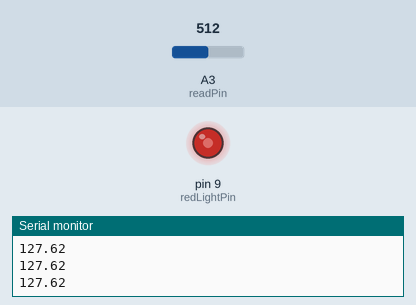
Recording of a sketch running on a simulated Arduino Uno, built with avr-gcc and run on an emulated ATmega328P. Parts: output pins drawn as LEDs (lit = HIGH), the last lines printed to the serial monitor. Inputs (shaded band) come from the test bench; at power-on: A3 (readPin) = 512.

Above: at 1.2 s.
1.3 s: A3 (readPin) set to 716
At 2.5 s:
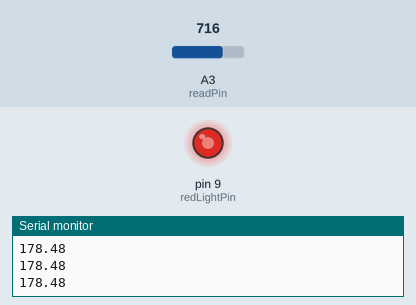
2.8 s: A3 (readPin) set to 900
At 3.6 s:
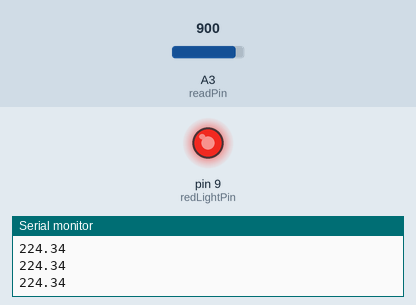
4.3 s: A3 (readPin) set to 122
At 4.6 s:
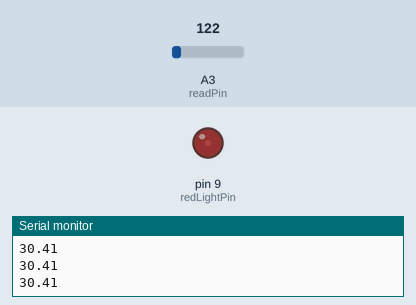
5.8 s: A3 (readPin) set to 0
At 6.9 s:
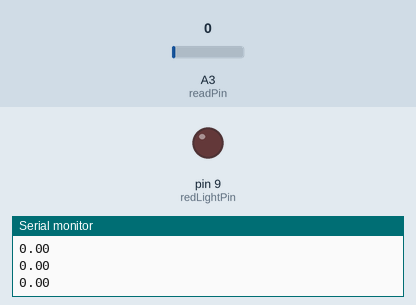
7.3 s: A3 (readPin) set to 511
At 8.2 s:
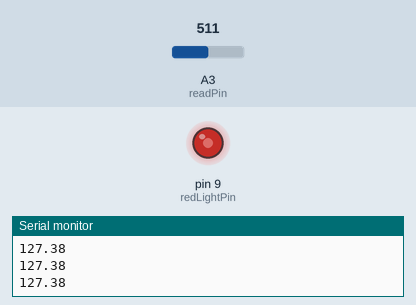
Timing chart, 0 to 9.8 s (numbered marks = the images above; inputs shaded):
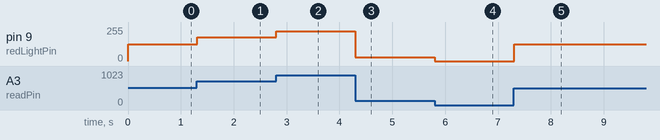

Measured:
- after the input at 1.3 s, pin 9 (redLightPin): 127/255 → 178/255 at once
- after the input at 2.8 s, pin 9 (redLightPin): 178/255 → 224/255 at once
- after the input at 4.3 s, pin 9 (redLightPin): 224/255 → 30/255 at once
- after the input at 5.8 s, pin 9 (redLightPin): 30/255 → 0/255 at once
- after the input at 7.3 s, pin 9 (redLightPin): 0/255 → 127/255 at once

The sketch:

Voltage_Control.ino
```cpp
int readPin=A3;
int redLightPin=9;
int potVal;
float ledVal;
int d=500;


void setup() {
  // put your setup code here, to run once:
  pinMode(readPin,INPUT);
  pinMode(redLightPin,OUTPUT);
  Serial.begin(9600); // setting up our serial monitor
}

void loop() {
  // put your main code here, to run repeatedly:
  potVal=analogRead(readPin); // we get that value from that pin and put it in V2
  ledVal=(255./1023.)*potVal;
  analogWrite(redLightPin,ledVal);
  Serial.println(ledVal);
}
```
